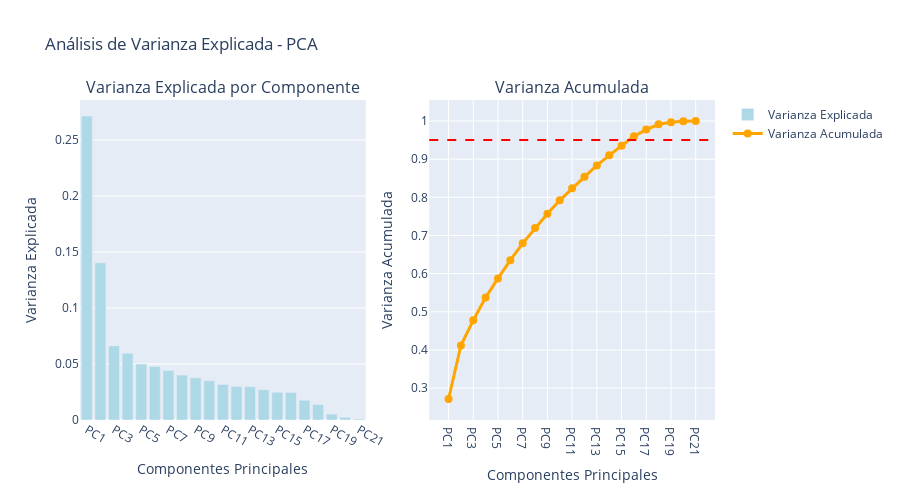

The cell this chart's notebook holds for it:
### Code cell
#  graficas de varianza explicada
fig = make_subplots(
    rows=1, cols=2,
    subplot_titles=('Varianza Explicada por Componente', 'Varianza Acumulada'),
    specs=[[{"secondary_y": False}, {"secondary_y": False}]]
)

# varianza explicada por componente
fig.add_trace(
    go.Bar(
        x=[f'PC{i+1}' for i in range(len(explained_variance_ratio))],
        y=explained_variance_ratio,
        name='Varianza Explicada',
        marker_color='lightblue'
    ),
    row=1, col=1
)

# varianza acumulada
fig.add_trace(
    go.Scatter(
        x=[f'PC{i+1}' for i in range(len(cumulative_variance_ratio))],
        y=cumulative_variance_ratio,
        mode='lines+markers',
        name='Varianza Acumulada',
        line=dict(color='orange', width=3),
        marker=dict(size=8)
    ),
    row=1, col=2
)

# línea horizontal en 95%
fig.add_hline(y=0.95, line_dash="dash", line_color="red", row=1, col=2)

fig.update_layout(
    height=500,
    title_text="Análisis de Varianza Explicada - PCA",
    showlegend=True
)

fig.update_xaxes(title_text="Componentes Principales", row=1, col=1)
fig.update_xaxes(title_text="Componentes Principales", row=1, col=2)
fig.update_yaxes(title_text="Varianza Explicada", row=1, col=1)
fig.update_yaxes(title_text="Varianza Acumulada", row=1, col=2)

fig.show()

# Determinar cuantos compoentes necesitamos para 95% de varianza
components_95 = np.argmax(cumulative_variance_ratio >= 0.95) + 1
print(f"\nComponentes necesarios para 95% de varianza: {components_95}")
print(f"Reducción de dimensionalidad: {X_pca.shape[1]} → {components_95} ({((X_pca.shape[1] - components_95) / X_pca.shape[1] * 100):.1f}% reducción)")

### Figure 1 — Plotly figure (JSON) as saved in the notebook; plotly's stock layout.template omitted (floating-point values rounded to 4 significant figures)
{"data": [{"marker": {"color": "lightblue"}, "name": "Varianza Explicada", "type": "bar", "x": ["PC1", "PC2", "PC3", "PC4", "PC5", "PC6", "PC7", "PC8", "PC9", "PC10", "PC11", "PC12", "PC13", "PC14", "PC15", "PC16", "PC17", "PC18", "PC19", "PC20", "PC21"], "xaxis": "x", "y": [0.2714, 0.1403, 0.06616, 0.05962, 0.04996, 0.04783, 0.04409, 0.04012, 0.03764, 0.03502, 0.03164, 0.02993, 0.02977, 0.02699, 0.02477, 0.02451, 0.01769, 0.01392, 0.005278, 0.002389, 0.0009473], "yaxis": "y"}, {"line": {"color": "orange", "width": 3}, "marker": {"size": 8}, "mode": "lines+markers", "name": "Varianza Acumulada", "type": "scatter", "x": ["PC1", "PC2", "PC3", "PC4", "PC5", "PC6", "PC7", "PC8", "PC9", "PC10", "PC11", "PC12", "PC13", "PC14", "PC15", "PC16", "PC17", "PC18", "PC19", "PC20", "PC21"], "xaxis": "x2", "y": [0.2714, 0.4117, 0.4779, 0.5375, 0.5875, 0.6353, 0.6794, 0.7195, 0.7571, 0.7922, 0.8238, 0.8537, 0.8835, 0.9105, 0.9353, 0.9598, 0.9775, 0.9914, 0.9967, 0.9991, 1.0], "yaxis": "y2"}], "layout": {"annotations": [{"font": {"size": 16}, "showarrow": false, "text": "Varianza Explicada por Componente", "x": 0.225, "xanchor": "center", "xref": "paper", "y": 1, "yanchor": "bottom", "yref": "paper"}, {"font": {"size": 16}, "showarrow": false, "text": "Varianza Acumulada", "x": 0.775, "xanchor": "center", "xref": "paper", "y": 1, "yanchor": "bottom", "yref": "paper"}], "height": 500, "shapes": [{"line": {"color": "red", "dash": "dash"}, "type": "line", "x0": 0, "x1": 1, "xref": "x2 domain", "y0": 0.95, "y1": 0.95, "yref": "y2"}], "showlegend": true, "title": {"text": "Análisis de Varianza Explicada - PCA"}, "xaxis": {"anchor": "y", "domain": [0, 0.45], "title": {"text": "Componentes Principales"}}, "xaxis2": {"anchor": "y2", "domain": [0.55, 1], "title": {"text": "Componentes Principales"}}, "yaxis": {"anchor": "x", "domain": [0, 1], "title": {"text": "Varianza Explicada"}}, "yaxis2": {"anchor": "x2", "domain": [0, 1], "title": {"text": "Varianza Acumulada"}}}}
